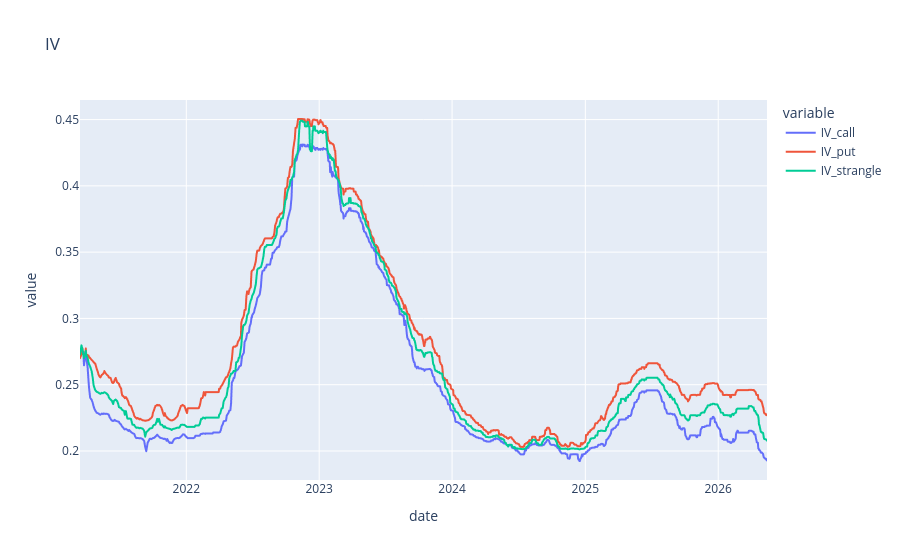

Source (notebook cell):
### Code cell
px.line(df_roll[['IV_call', 'IV_put', 'IV_strangle']].iloc[30:], title='IV')

### Figure 1 — Plotly figure (JSON) as saved in the notebook; plotly's stock layout.template omitted (floating-point values rounded to 4 significant figures; data arrays with more than 128 entries replaced by an {"elided": "..."} marker saying what was removed)
{"data": [{"hovertemplate": "variable=IV_call<br>date=%{x}<br>value=%{y}<extra></extra>", "legendgroup": "IV_call", "line": {"color": "#636efa", "dash": "solid"}, "marker": {"symbol": "circle"}, "mode": "lines", "name": "IV_call", "showlegend": true, "x": {"elided": "1142 str values"}, "xaxis": "x", "y": {"elided": "1142 float values"}, "yaxis": "y", "type": "scattergl"}, {"hovertemplate": "variable=IV_put<br>date=%{x}<br>value=%{y}<extra></extra>", "legendgroup": "IV_put", "line": {"color": "#EF553B", "dash": "solid"}, "marker": {"symbol": "circle"}, "mode": "lines", "name": "IV_put", "showlegend": true, "x": {"elided": "1142 str values"}, "xaxis": "x", "y": {"elided": "1142 float values"}, "yaxis": "y", "type": "scattergl"}, {"hovertemplate": "variable=IV_strangle<br>date=%{x}<br>value=%{y}<extra></extra>", "legendgroup": "IV_strangle", "line": {"color": "#00cc96", "dash": "solid"}, "marker": {"symbol": "circle"}, "mode": "lines", "name": "IV_strangle", "showlegend": true, "x": {"elided": "1142 str values"}, "xaxis": "x", "y": {"elided": "1142 float values"}, "yaxis": "y", "type": "scattergl"}], "layout": {"xaxis": {"anchor": "y", "domain": [0.0, 1.0], "title": {"text": "date"}}, "yaxis": {"anchor": "x", "domain": [0.0, 1.0], "title": {"text": "value"}}, "legend": {"title": {"text": "variable"}, "tracegroupgap": 0}, "title": {"text": "IV"}}}
